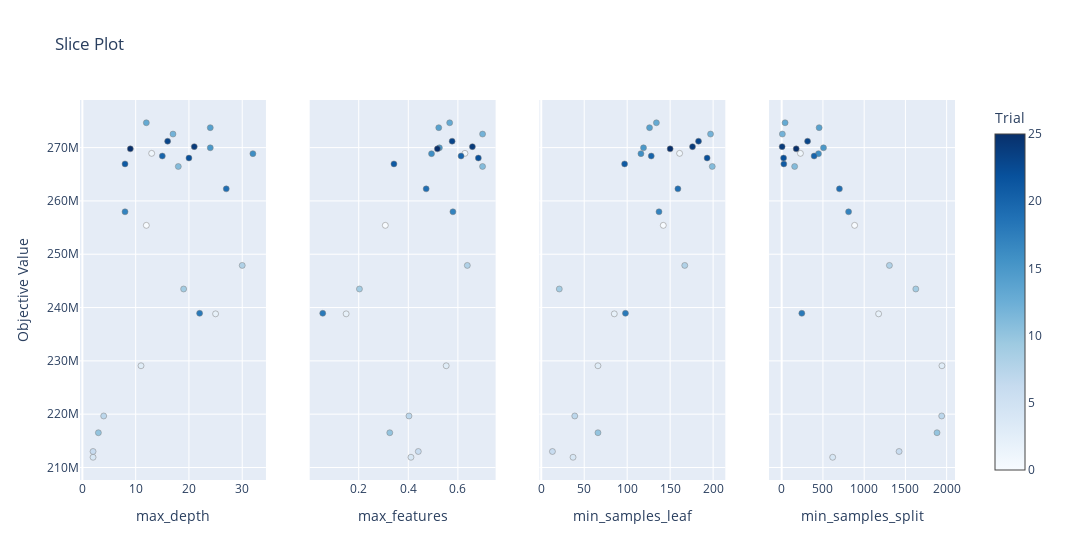

Here is the notebook cell this chart was saved with:
### Code cell
plot_slice(study)

### Figure 1 — Plotly figure (JSON) as saved in the notebook; plotly's stock layout.template omitted (floating-point values rounded to 4 significant figures)
{"data": [{"marker": {"color": [0, 1, 2, 3, 4, 6, 7, 8, 9, 10, 11, 12, 13, 14, 15, 16, 17, 18, 19, 20, 21, 22, 23, 24, 25], "colorbar": {"title": {"text": "Trial"}, "x": 1, "xpad": 40}, "colorscale": [[0, "rgb(247,251,255)"], [0.125, "rgb(222,235,247)"], [0.25, "rgb(198,219,239)"], [0.375, "rgb(158,202,225)"], [0.5, "rgb(107,174,214)"], [0.625, "rgb(66,146,198)"], [0.75, "rgb(33,113,181)"], [0.875, "rgb(8,81,156)"], [1, "rgb(8,48,107)"]], "line": {"color": "Grey", "width": 0.5}, "showscale": true}, "mode": "markers", "name": "Feasible Trial", "showlegend": false, "type": "scatter", "x": [12, 13, 25, 11, 2, 2, 4, 30, 19, 3, 18, 17, 12, 24, 24, 32, 8, 22, 27, 15, 8, 20, 16, 21, 9], "xaxis": "x", "y": [255420000, 268920000, 238820000, 229080000, 211920000, 213000000, 219660000, 247900000, 243480000, 216520000, 266460000, 272540000, 274660000, 273740000, 269960000, 268860000, 257960000, 238920000, 262260000, 268420000, 266940000, 268040000, 271200000, 270180000, 269760000], "yaxis": "y"}, {"marker": {"color": [0, 1, 2, 3, 4, 6, 7, 8, 9, 10, 11, 12, 13, 14, 15, 16, 17, 18, 19, 20, 21, 22, 23, 24, 25], "colorbar": {"title": {"text": "Trial"}, "x": 1, "xpad": 40}, "colorscale": [[0, "rgb(247,251,255)"], [0.125, "rgb(222,235,247)"], [0.25, "rgb(198,219,239)"], [0.375, "rgb(158,202,225)"], [0.5, "rgb(107,174,214)"], [0.625, "rgb(66,146,198)"], [0.75, "rgb(33,113,181)"], [0.875, "rgb(8,81,156)"], [1, "rgb(8,48,107)"]], "line": {"color": "Grey", "width": 0.5}, "showscale": false}, "mode": "markers", "name": "Feasible Trial", "showlegend": false, "type": "scatter", "x": [0.3073, 0.6284, 0.1493, 0.5528, 0.4107, 0.4404, 0.4027, 0.638, 0.2029, 0.3253, 0.6995, 0.6996, 0.5669, 0.5228, 0.5254, 0.4937, 0.58, 0.05485, 0.472, 0.6129, 0.3421, 0.6825, 0.5768, 0.6585, 0.5173], "xaxis": "x2", "y": [255420000, 268920000, 238820000, 229080000, 211920000, 213000000, 219660000, 247900000, 243480000, 216520000, 266460000, 272540000, 274660000, 273740000, 269960000, 268860000, 257960000, 238920000, 262260000, 268420000, 266940000, 268040000, 271200000, 270180000, 269760000], "yaxis": "y2"}, {"marker": {"color": [0, 1, 2, 3, 4, 6, 7, 8, 9, 10, 11, 12, 13, 14, 15, 16, 17, 18, 19, 20, 21, 22, 23, 24, 25], "colorbar": {"title": {"text": "Trial"}, "x": 1, "xpad": 40}, "colorscale": [[0, "rgb(247,251,255)"], [0.125, "rgb(222,235,247)"], [0.25, "rgb(198,219,239)"], [0.375, "rgb(158,202,225)"], [0.5, "rgb(107,174,214)"], [0.625, "rgb(66,146,198)"], [0.75, "rgb(33,113,181)"], [0.875, "rgb(8,81,156)"], [1, "rgb(8,48,107)"]], "line": {"color": "Grey", "width": 0.5}, "showscale": false}, "mode": "markers", "name": "Feasible Trial", "showlegend": false, "type": "scatter", "x": [142, 161, 85, 66, 37, 13, 39, 167, 21, 66, 199, 197, 134, 126, 119, 116, 137, 98, 159, 128, 97, 193, 183, 176, 150], "xaxis": "x3", "y": [255420000, 268920000, 238820000, 229080000, 211920000, 213000000, 219660000, 247900000, 243480000, 216520000, 266460000, 272540000, 274660000, 273740000, 269960000, 268860000, 257960000, 238920000, 262260000, 268420000, 266940000, 268040000, 271200000, 270180000, 269760000], "yaxis": "y3"}, {"marker": {"color": [0, 1, 2, 3, 4, 6, 7, 8, 9, 10, 11, 12, 13, 14, 15, 16, 17, 18, 19, 20, 21, 22, 23, 24, 25], "colorbar": {"title": {"text": "Trial"}, "x": 1, "xpad": 40}, "colorscale": [[0, "rgb(247,251,255)"], [0.125, "rgb(222,235,247)"], [0.25, "rgb(198,219,239)"], [0.375, "rgb(158,202,225)"], [0.5, "rgb(107,174,214)"], [0.625, "rgb(66,146,198)"], [0.75, "rgb(33,113,181)"], [0.875, "rgb(8,81,156)"], [1, "rgb(8,48,107)"]], "line": {"color": "Grey", "width": 0.5}, "showscale": false}, "mode": "markers", "name": "Feasible Trial", "showlegend": false, "type": "scatter", "x": [884, 227, 1175, 1943, 618, 1423, 1940, 1306, 1626, 1883, 157, 8, 41, 454, 507, 446, 811, 244, 700, 393, 26, 23, 314, 5, 176], "xaxis": "x4", "y": [255420000, 268920000, 238820000, 229080000, 211920000, 213000000, 219660000, 247900000, 243480000, 216520000, 266460000, 272540000, 274660000, 273740000, 269960000, 268860000, 257960000, 238920000, 262260000, 268420000, 266940000, 268040000, 271200000, 270180000, 269760000], "yaxis": "y4"}], "layout": {"title": {"text": "Slice Plot"}, "width": 1200, "xaxis": {"anchor": "y", "domain": [0, 0.2125], "title": {"text": "max_depth"}}, "xaxis2": {"anchor": "y2", "domain": [0.2625, 0.475], "title": {"text": "max_features"}}, "xaxis3": {"anchor": "y3", "domain": [0.525, 0.7375], "title": {"text": "min_samples_leaf"}}, "xaxis4": {"anchor": "y4", "domain": [0.7875, 1], "title": {"text": "min_samples_split"}}, "yaxis": {"anchor": "x", "domain": [0, 1], "title": {"text": "Objective Value"}}, "yaxis2": {"anchor": "x2", "domain": [0, 1], "matches": "y", "showticklabels": false}, "yaxis3": {"anchor": "x3", "domain": [0, 1], "matches": "y", "showticklabels": false}, "yaxis4": {"anchor": "x4", "domain": [0, 1], "matches": "y", "showticklabels": false}}}
